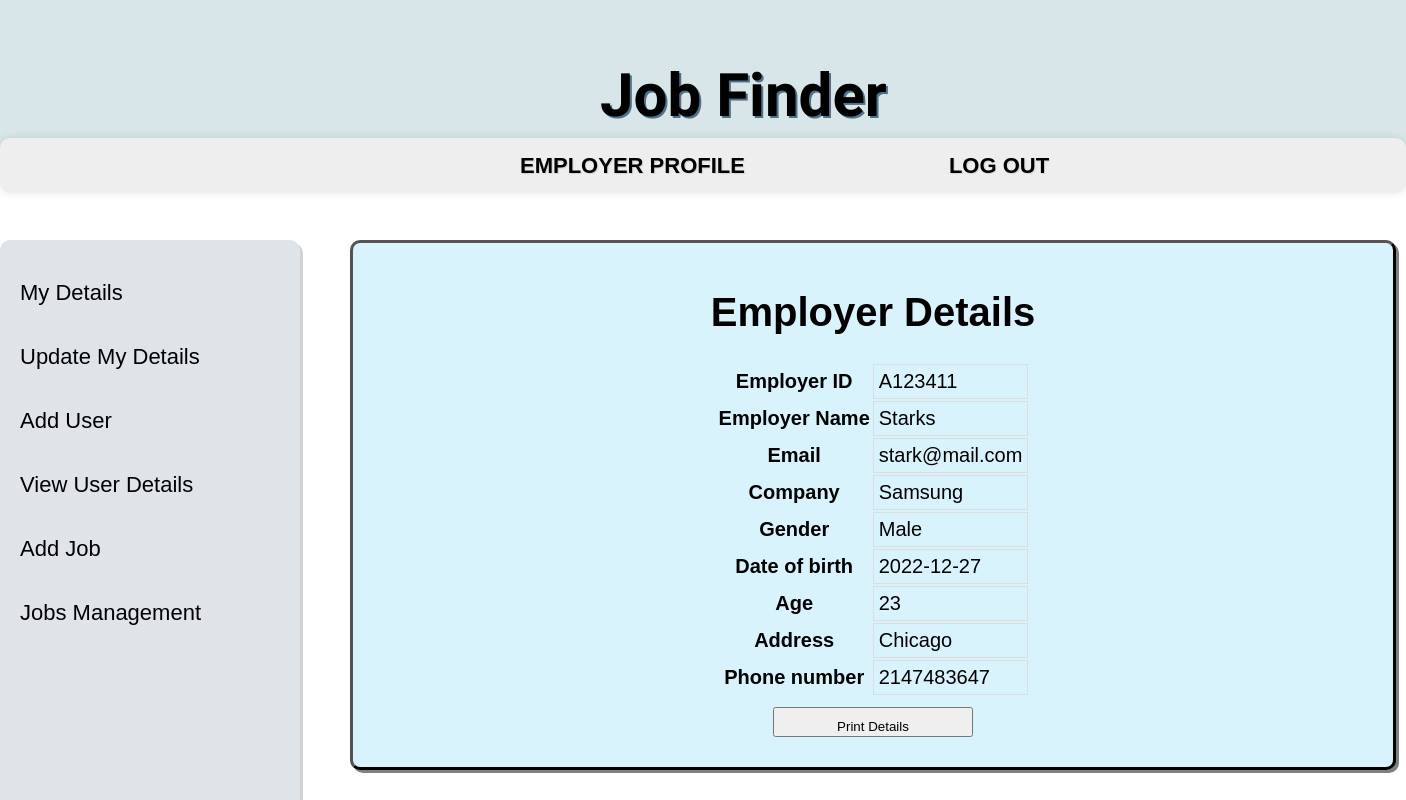
The app's page /curemp.php (signed in) with its own data.
### tables this page shows
CREATE TABLE `employee_details` (
  `empid` varchar(30) NOT NULL,
  `empname` varchar(50) NOT NULL,
  `email` varchar(50) NOT NULL,
  `company` varchar(20) NOT NULL,
  `gender` varchar(10) NOT NULL,
  `dob` date NOT NULL,
  `age` int(11) NOT NULL,
  `address` varchar(100) NOT NULL,
  `phno` int(11) NOT NULL,
  `password` varchar(100) NOT NULL
);

### curemp.php (the view, shortened to what this page needs)
<!DOCTYPE html>
<html lang="en">
<head>
    <link rel="stylesheet" href="index.css">
</head>
<body>
    <div class="top">
        <p class="heading">Job Finder</p>
    </div>
    <div class="navbar">
        <a href="emppage.php" class="ah" style = "margin-left:500px;">EMPLOYER PROFILE</a>
        <a href="logout.php" class="ah">LOG OUT</a>
    </div>
    <div class="side">
        <a href="curemp.php" class="b">My Details</a>
        <br>
        <a href="updemp.php" class="b">Update My Details</a>
        <br>
        <a href="eaddus.php" class="b">Add User</a>
        <br>
        <a href="eview.php" class="b">View User Details</a>
        <br>
        <a href="eaddjob.php" class="b">Add Job</a>
        <br>
        <a href="eman.php" class="b">Jobs Management</a>
    </div>
    <div class="regform">
        <center>
            <h1>Employer Details</h1>
        </center>
        <?php
        if (isset($_SESSION['empid'])) {
            $empid = $_SESSION['empid'];
            $db_user = "root";
            $db_password = "";
            $db_name = "addemps";
            $conn = new mysqli("localhost", $db_user, $db_password, $db_name);
            $sql = "SELECT * FROM employee_details WHERE empid = '$empid'";
            $result = $conn->query($sql);
            if ($result->num_rows > 0) {
                $row = $result->fetch_assoc();
                echo "<form >";
                echo "<center>";
                echo "<table>";
                echo "<tr><th>Employer ID</th><td>" . $row['empid'] . "</td></tr>";
                echo "<tr><th>Employer Name</th><td>" . $row['empname'] . "</td></tr>";
                echo "<tr><th>Email</th><td>" . $row['email'] . "</td></tr>";
                echo "<tr><th>Company</th><td>" . $row['company'] . "</td></tr>";
                echo "<tr><th>Gender</th><td>" . $row['gender'] . "</td></tr>";
                echo "<tr><th>Date of birth</th><td>" . $row['dob'] . "</td></tr>";
                echo "<tr><th>Age</th><td>" . $row['age'] . "</td></tr>";
                echo "<tr><th>Address</th><td>" . $row['address'] . "</td></tr>";
                echo "<tr><th>Phone number</th><td>" . $row['phno'] . "</td></tr>";
                echo "</table>";
                echo "<button onclick='printDetails()'>Print Details</button>";
                echo "</center>";
                echo "</form>";
            } else {
                echo "No details found for the current employer.";
            }
        } else {
            echo "You are not logged in as an employer.";
        }
        ?>
    </div>
</body>
</html>

### index.css (style rules this page uses)
.top { width: 100%; height: 150px; background-color: rgb(216, 230, 233); position: fixed; top: 0; left: 0; z-index: 1; display: flex; box-shadow: 0 0 10px rgba(0, 0, 0, 0.1); }
.heading { padding-left: 600px; font-size: 60px; font-family: "Comfortaa", sans-serif; font-weight: 700; text-shadow: 2px 2px rgb(80, 113, 134); }
.navbar { height: 40px; width: 100%; position: fixed; padding-top: 15px; left: 0; background-color: rgb(238, 238, 238); margin-top: 130px; border-radius: 10px; z-index: 1; border: none; box-shadow: 0 0 10px rgba(0, 0, 0, 0.1); }
.ah { text-decoration: none; font-family: "Trebuchet MS", "Lucida Sans Unicode", "Lucida Grande", "Lucida Sans", Arial, sans-serif; margin-left: 160px; color: black; text-shadow: 1px 1px 1px lightgrey; font-weight: 700; font-size: 22px; padding: 10px; padding-left: 20px; padding-right: 20px; }
button { height: 30px; width: 200px; }
.side { height: 100%; width: 300px; position: fixed; top: 30%; left: 0; background-color: #dfe4e8; overflow-x: hidden; padding-top: 30px; box-shadow: 3px 3px lightgrey; border-radius: 10px; }
.b { text-decoration: none; font-family: "Trebuchet MS", "Lucida Sans Unicode", "Lucida Grande", "Lucida Sans", Arial, sans-serif; }
.side .b { padding: 10px 20px; text-decoration: none; font-size: 22px; color: black; display: block; }
.regform { width: 1000px; max-width: 90%; background-color: rgb(217, 243, 253); position: absolute; top: 30%; left: 350px; padding: 20px; border: 3px outset black; box-shadow: 3px 3px grey; border-radius: 10px; }
.regform h1 { font-size: 40px; font-family: "Trebuchet MS", "Lucida Sans Unicode", "Lucida Grande", "Lucida Sans", Arial, sans-serif; }
.regform form { font-size: 20px; font-family: Verdana, Geneva, Tahoma, sans-serif; }
.regform button { width: 100%; max-width: 200px; padding: 10px; margin: 10px 0; }
.etab .tab th, td { border: 1px solid #dddddd; text-align: left; padding: 5px; }

### records on screen
employee_details: empid "A123411", empname "Starks", email "stark@mail.com", company "Samsung", gender "Male", dob "2022-12-27", age "23", address "Chicago", phno "2147483647"
